Frame 1 (no input): blank canvas, image omitted
Frame 60 (no input): blank canvas, image omitted
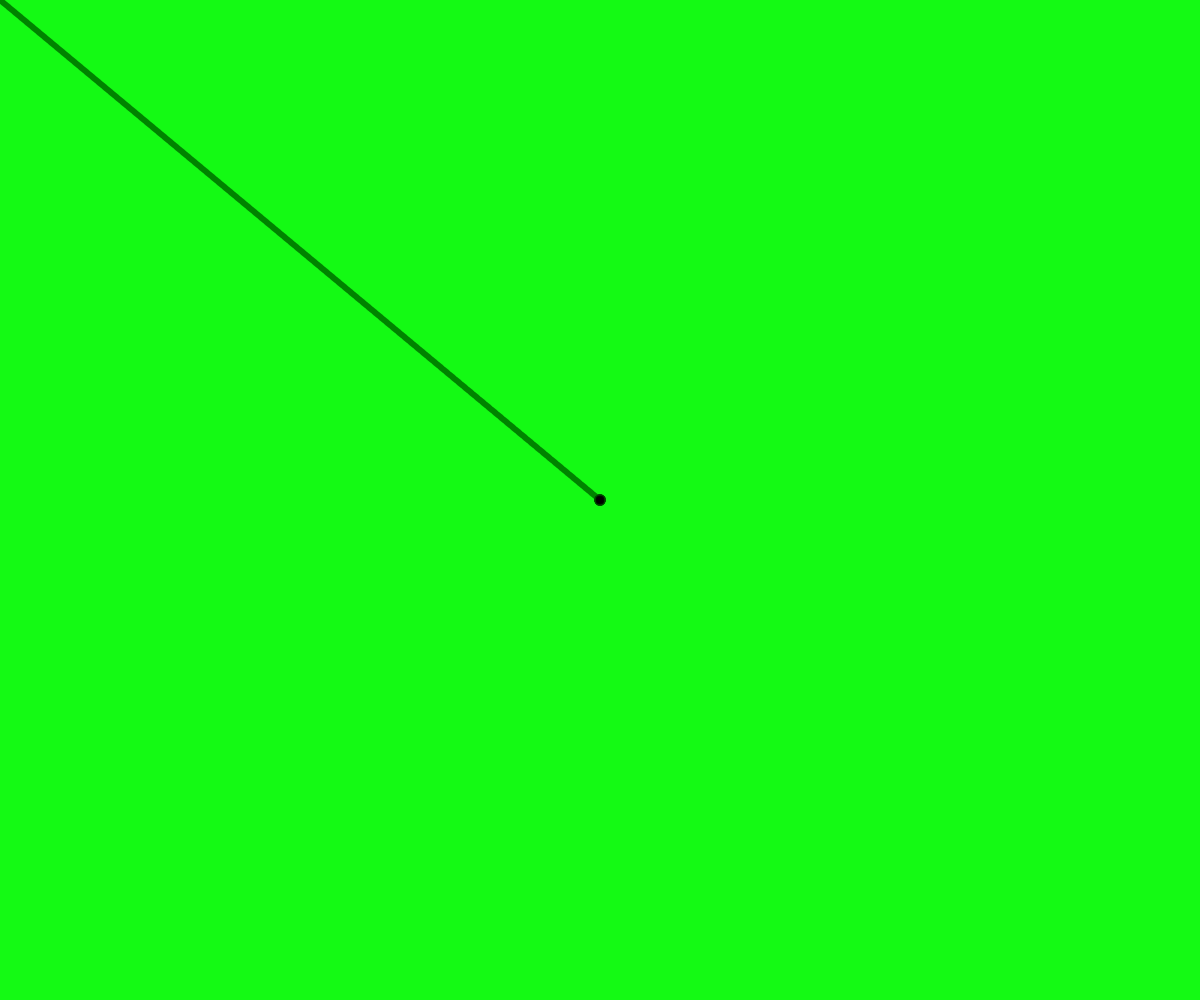
Frame 120 (the mouse pressed at the canvas centre since frame 60)

The p5.js sketch whose frames 1 and 60 were blank and that drew this single picture after the mouse press (run headless with seeded random() and noise() and a simulated clock; from frame 60 on, the mouse is pressed at the canvas centre):

// p5.js sketch
// ── sketch.js
let noiseOffset = 0.0;
let strokeWidth = 5;
function setup() {
  createCanvas(windowWidth, windowHeight);
  background(20, 250, 20);
}

function draw() {

  background(20, 250, 20, 3);
  strokeWeight(strokeWidth);

  noiseOffset += 0.05;
  strokeWidth = noise (noiseOffset) * 20;

   if (mouseIsPressed) {
     line(mouseX, mouseY, pmouseX, pmouseY);

   }
    else {}
}

function keyTyped(){

  if (key === 'c') {
    //clear image
    clear();
  }


  return false;
}
